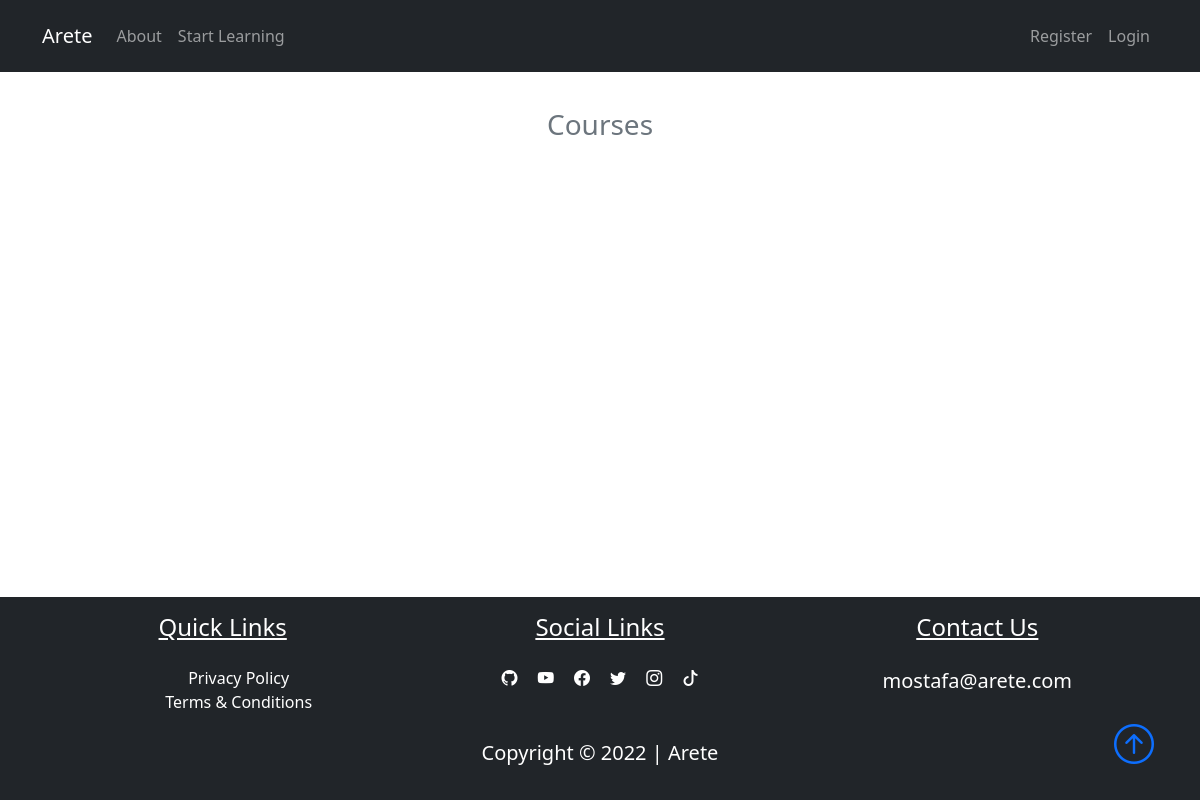
The app's page /courses, older data.
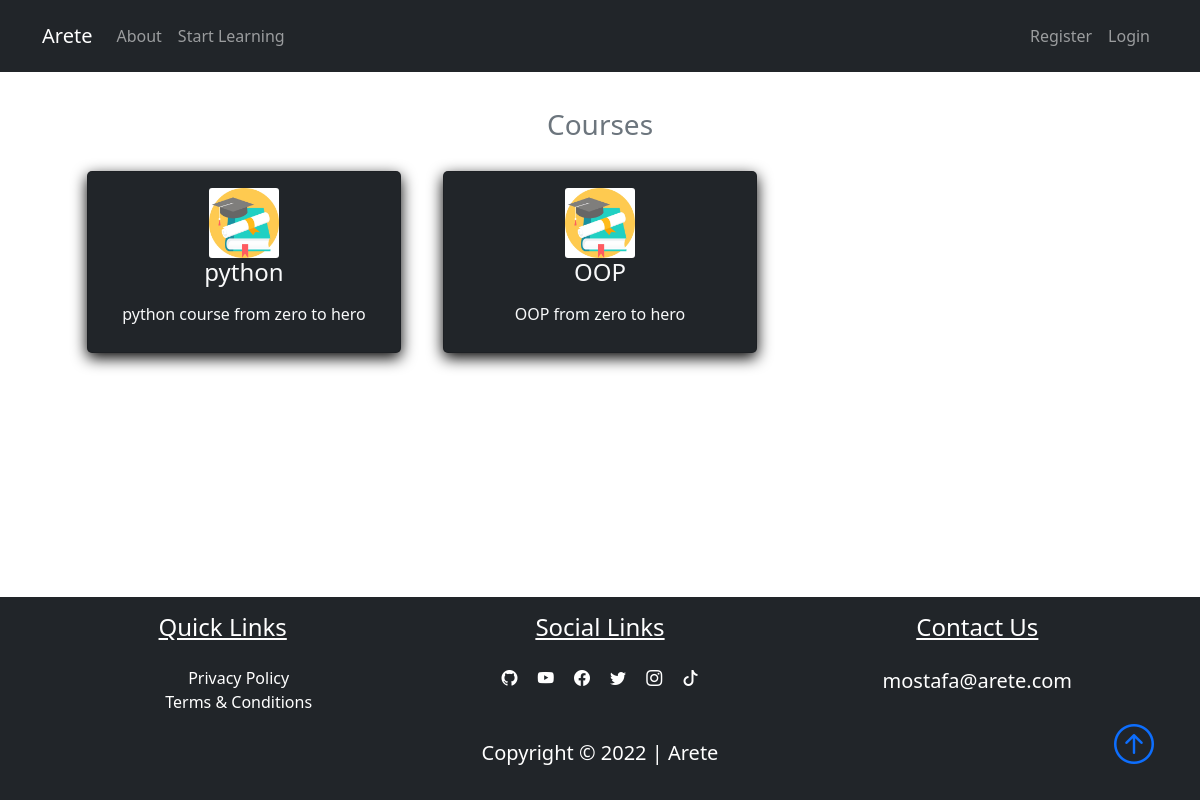
The same page, newer data.
### pythonic/models.py (models this page shows, shortened)
class Course(db.Model):
    id = db.Column(db.Integer, primary_key=True)
    title = db.Column(db.String(50), unique=True, nullable=False)
    description = db.Column(db.String(150), nullable=False)
    icon = db.Column(db.String(20), nullable=False, default="default_icon.jpg")
    lessons = db.relationship("Lesson", backref="course_name", lazy=True)

### pythonic/routes.py (the view)
@app.route('/courses')
def courses():
    courses = Course.query.all()
    return render_template('courses.html', courses=courses)

### pythonic/templates/courses.html
{% extends "layout.html"%}
{% block content %}
<section class="bg-ligh">
    <div class="container p-5">
        <h3 class="text-center text-secondary" id='learn'>Courses</h3>
        <div class="row">
            {% for course in courses %}
            <div class="col-sm-12 col-md-6 col-lg-4 p-3 d-flex align-items-stretch">
                <a href="{{url_for('course', course_title=course.title)}}" class="text-decoration-none">
                    <div class="card bg-dark text-light h-100">
                        <div class="card-body text-center">
                            <img src="{{url_for('static', filename='course_icons/'+course.icon)}}" alt=""
                                class="card-img w-25">
                            <h4 class="card-title mb-3">
                                {{course.title}}
                            </h4>
                            <p class="card-text">{{course.description}}</p>
                        </div>
                    </div>
                </a>
            </div>
            {% endfor %}
        </div>
    </div>
</section>
{% endblock content %}

Row changes from the older to the newer data that the page shows:
added Course: icon (placeholder picture), title "python", description "python course from zero to hero"
added Course: icon (placeholder picture), title "OOP", description "OOP from zero to hero"
